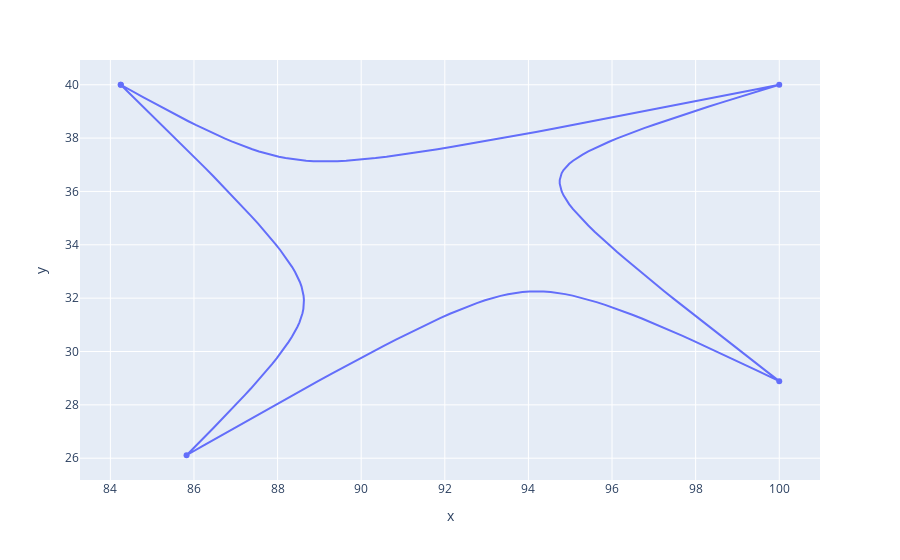

Notebook code for this chart:
### Code cell
skewed_polygon = skew_polygon(test_polygon)

x, y = test_polygon[:, 0], test_polygon[:, 1]
px, py = skewed_polygon[:, 0], skewed_polygon[:, 1]

fig = plx.line(x=px, y=py)
fig.add_traces(
    list(plx.scatter(x=x, y=y).select_traces())
)

### Figure 1 — Plotly figure (JSON) as saved in the notebook; plotly's stock layout.template omitted (floating-point values rounded to 4 significant figures; data arrays with more than 128 entries replaced by an {"elided": "..."} marker saying what was removed)
{"data": [{"hovertemplate": "x=%{x}<br>y=%{y}<extra></extra>", "legendgroup": "", "line": {"color": "#636efa", "dash": "solid"}, "marker": {"symbol": "circle"}, "mode": "lines", "name": "", "orientation": "v", "showlegend": false, "type": "scatter", "x": {"elided": "240 float values"}, "xaxis": "x", "y": {"elided": "240 float values"}, "yaxis": "y"}, {"hovertemplate": "x=%{x}<br>y=%{y}<extra></extra>", "legendgroup": "", "marker": {"color": "#636efa", "symbol": "circle"}, "mode": "markers", "name": "", "orientation": "v", "showlegend": false, "type": "scatter", "x": [84.25, 85.82, 100, 100, 84.25], "xaxis": "x", "y": [40, 26.11, 28.89, 40, 40], "yaxis": "y"}], "layout": {"legend": {"tracegroupgap": 0}, "margin": {"t": 60}, "xaxis": {"anchor": "y", "domain": [0, 1], "title": {"text": "x"}}, "yaxis": {"anchor": "x", "domain": [0, 1], "title": {"text": "y"}}}}
